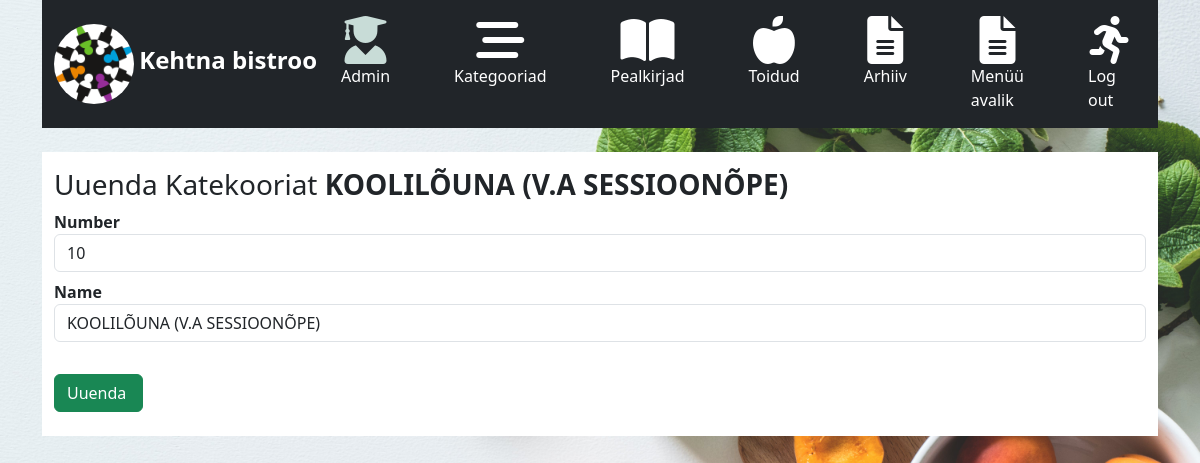
Screenshot of /app_admin/category_update/14 with the database file from the repository.
### app_admin/models.py (models this page shows)
class Category(models.Model):
    number = models.IntegerField()
    name = models.CharField(max_length=255)
    def __str__(self):
        return self.name
    class Meta:
        ordering = ['number']
        verbose_name_plural = 'categories'

### app_admin/views.py (the view)
# urls.py: path('category_update/<int:pk>', views.CategoryUpdateView.as_view(), name='category_update'),
class CategoryUpdateView(UpdateView):
    template_name = 'app_admin/category_update.html'
    model = Category
    success_url = reverse_lazy('app_admin:category_list')
    form_class = CategoryUpdateForm

### app_admin/forms.py
class CategoryUpdateForm(forms.ModelForm):
    class Meta:
        model = Category
        fields = ['number', 'name']
        widgets = {
            'number': forms.TextInput(attrs={'type': 'text', 'class': 'form-control mb-2'}),
            'name': forms.TextInput(attrs={'type': 'text', 'class': 'form-control'}),
        }

### app_admin/templates/app_admin/category_update.html (shortened to what this page needs)
{% extends 'base_admin.html' %}
{% block main %}
<br>
<div class="container" style="background-color: white;">
    <div class="row">
        <div class="col-12 mx-auto">
            <h3>Uuenda Katekooriat <span class="fw-bold">{{ category }}</span></h3>
            <form method="post" class="form">
                {% for field in form %}
                <div class="form-field">
                    <label for="{{ field.id_for_label }}" class="fw-bold">{{ field.label }}</label>
                    {{ field }}
                </div>
                {% endfor %}
                <br>
                <input type="submit" value="Uuenda " class="btn btn-success mt-2">
            </form>
            <br>
        </div>
    </div>
</div>
{% endblock %}

### rows the page displays
Category: name "KOOLILÕUNA (V.A SESSIOONÕPE)", form "10" "KOOLILÕUNA (V.A SESSIOONÕPE)"

### other values shown
{{ field.label }} "Number" "Name"
